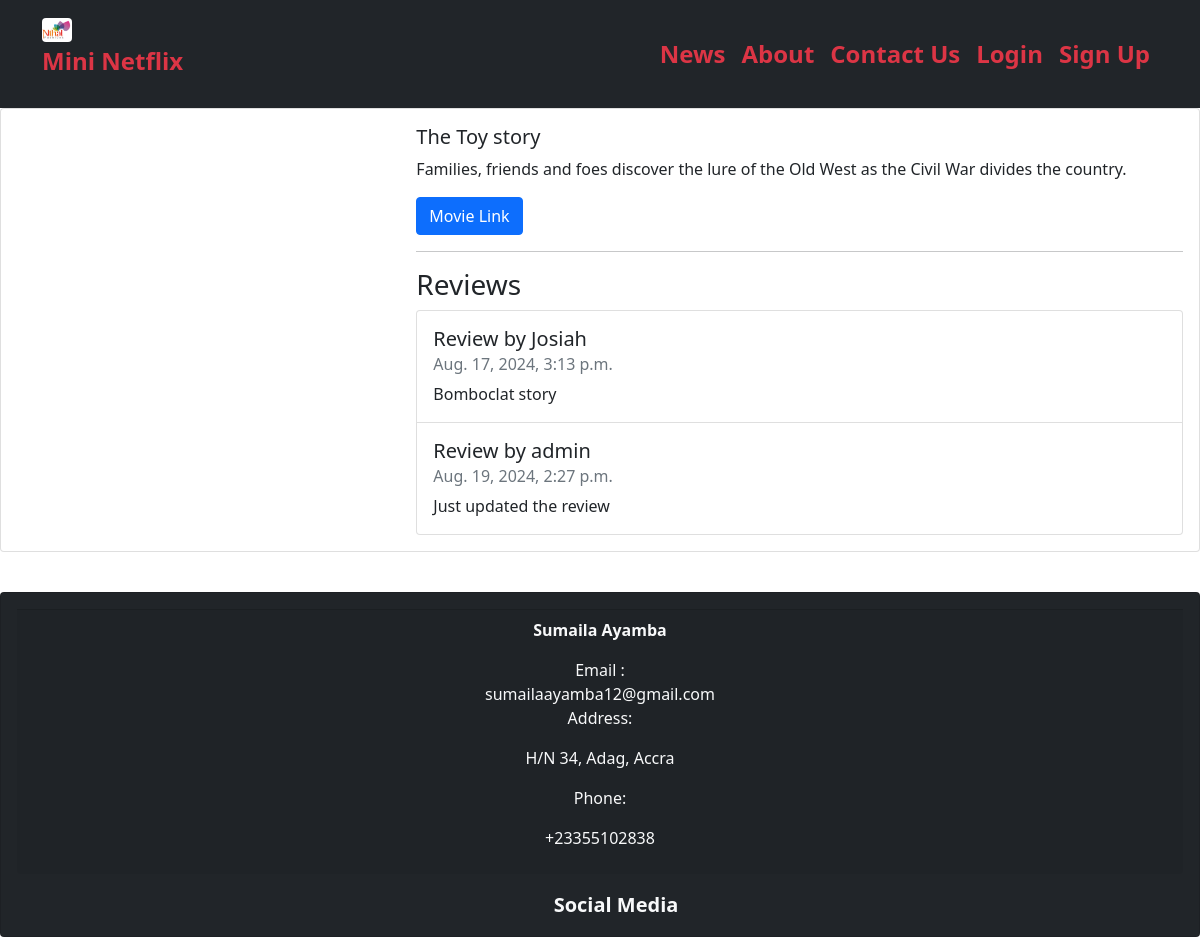
Page /movie/3 on the committed database.
### movie/models.py (models this page shows, shortened)
class Movie(models.Model):
    title=models.CharField(max_length=100)
    description=models.CharField(max_length=100)
    image=models.ImageField(upload_to='movie/images/')
    url=models.URLField()

class Review(models.Model):
    text=models.CharField(max_length=100)
    date=models.DateTimeField(auto_now_add=True)
    user=models.ForeignKey(User, on_delete=models.CASCADE)
    movie=models.ForeignKey(Movie, on_delete=models.CASCADE)
    watchAgain=models.BooleanField()

### movie/views.py (the view)
# urls.py: path('<int:movie_id>', views.detail, name="detail"),
def detail(request, movie_id):
    movie=get_object_or_404(Movie, pk=movie_id)
    reviews=Review.objects.filter(movie = movie)
    return render(request, 'detail.html', {"movie":movie, 'reviews': reviews})

### movie/templates/detail.html (shortened to what this page needs)
{% extends 'base.html' %}
{% block content %}
<div class="card mb-3">
  <div class="row g-0">
    <div class="col-md-4">
    </div>
    <div class="col-md-8">
      <div class="card-body">
        <h5 class="card-title">{{ movie.title }}</h5>
        <p class="card-text">{{ movie.description }}</p>
        <p class="card-text">
          {% if movie.url %}
            <a href="{{ movie.url }}" class="btn btn-primary">Movie Link</a>
          {% endif %}
        </p>
        <hr />
        <h3>Reviews</h3>
        <ul class="list-group">
        {% for review in reviews %}
          <li class="list-group-item pb-3 pt-3">
            <h5 class="card-title">
              Review by {{ review.user.username }}
            </h5>
            <h6 class="card-subtitle mb-2 text-muted">
              {{ review.date }}
            </h6>
            <p class="card-text">{{ review.text }}</p>
          </li>
        {% endfor %}
        </ul>
      </div>
    </div>
  </div>
</div>
{% endblock content %}

### rows in the picture
Movie: title "The Toy story", description "Families, friends and foes discover the lure of the Old West as the Civil War divides the country."
Review: user.username "Josiah", date "Aug. 17, 2024, 3:13 p.m.", text "Bomboclat story"
Review: user.username "admin", date "Aug. 19, 2024, 2:27 p.m.", text "Just updated the review"
